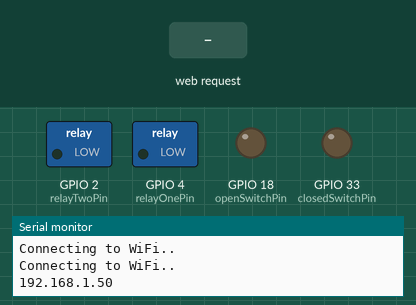
Simulated run of this sketch. Board: ESP32. Shown: switched loads named in the sketch (green lamp = pin HIGH), output pins drawn as LEDs (lit = HIGH), the last lines printed to the serial monitor. Inputs (shaded band) come from the test bench. WiFi joins after 1.5 s; servers stay silent unless stated; EEPROM starts erased.

Above: at 3.2 s.
3.3 s: HTTP request GET / received
At 9.3 s:
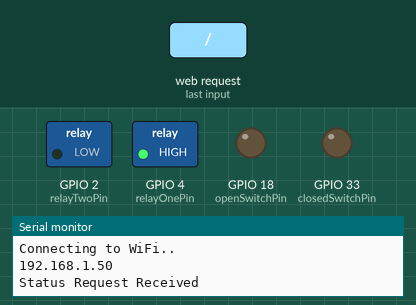
Timing chart, 0 to 10.8 s (numbered marks = the images above; inputs shaded):
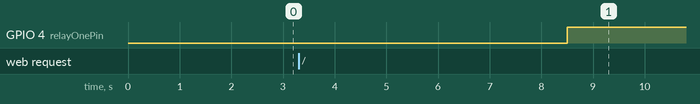

The sketch:

BasicControl.ino
```cpp
#include "WiFi.h"
#include "ESPAsyncWebServer.h"
#include <EEPROM.h>
#include "AsyncJson.h"

// Quick Config
const char* ssid = "BullFamilyWifi";
const char* password = "blessedtobless";
const int closedSwitchPin = 33;
const int openSwitchPin = 18;
const int relayOnePin = 4;
const int relayTwoPin = 2;
//const int statusLedPin = 13;

//Global Variables
unsigned long motorTimeout = 8500;
bool error;

// Create AsyncWebServer object on port 80
AsyncWebServer server(80);

//Functions
void errorOccured() {
  //To be called when an error is detected. Will permenantly disable device until reset signal recieved.
  error = true;
  EEPROM.write(2, 1);
}
void resetError() {
  //Resets Error
  error = false;
  EEPROM.write(2, 0);
}


//Declare Classes
class Button {
  bool _pressed;
  int _pin;
  public:
    Button(int pin) : _pin(pin) {
      pinMode(_pin, OUTPUT);
      digitalWrite(_pin, LOW);
    };
    bool pressed() {
      if (digitalRead(_pin) == HIGH) {
        _pressed = true;
      } else {
        _pressed = false;
      }
      return _pressed;
    }
};

class Motor {
  int _relayPinOne;
  int _relayPinTwo;
  Button _closeSwitch;
  Button _openSwitch;
  bool _running;
  bool _opening;
  bool _open;
  unsigned long _startTime;

  public:
    Motor(int relayOne, int relayTwo, Button closeSwitch, Button openSwitch) : _relayPinOne(relayOne), _relayPinTwo(relayTwo), _closeSwitch(closeSwitch), _openSwitch(openSwitch), _running(false), _opening(false), _startTime(0) {
      pinMode(_relayPinOne, OUTPUT);
      pinMode(_relayPinTwo, OUTPUT);
      digitalWrite(_relayPinOne, HIGH);
      digitalWrite(_relayPinTwo, HIGH);
      //Check if vane is open or closed on initalisation, if not sure then run open command until fully open.
      if (_closeSwitch.pressed() == true) {
        _open = false;
      }
      if (_openSwitch.pressed() == true) {
        _open = true;
      }
      if (_openSwitch.pressed() == false && _closeSwitch.pressed() == false) {
        _open = false;
        openShutter();
      }

    };
    void closeShutter() {
      if (!_open) return;
      if (error) return;
      _startTime = millis();
      _running = true;
      _opening = false;
      digitalWrite(_relayPinOne, HIGH);
      digitalWrite(_relayPinTwo, LOW);
    };

    void openShutter() {
      if (_open) return;
      if (error) return;
      _startTime = millis();
      _running = true;
      _opening = true;
      digitalWrite(_relayPinOne, LOW);
      digitalWrite(_relayPinTwo, HIGH);
    };

    void msCheck(unsigned long currentTime) {
      if (_running) { //Check motor is running
        if (_opening) { //Check if motor if opening or closing, and act accordingly.
          if (_openSwitch.pressed() == true || currentTime - _startTime >= motorTimeout) {
            _open = true;
            _running = false;
            digitalWrite(_relayPinOne, HIGH);
            digitalWrite(_relayPinTwo, HIGH);
          };
          if (currentTime - _startTime >= motorTimeout) {
            errorOccured();
          };
        } else {
          if (_closeSwitch.pressed() == true || currentTime - _startTime >= motorTimeout) {
            _open = false;
            _running = false;
            digitalWrite(_relayPinOne, HIGH);
            digitalWrite(_relayPinTwo, HIGH);
          };
          if (currentTime - _startTime >= motorTimeout) {
            errorOccured();
          };
        };
      };
    };
    bool getStatus() {
      return _open;
    }
};

class Led {
  int _pin;
  bool _on;

  public:
    Led(int pin) : _pin(pin), _on(false) {
      pinMode(_pin, OUTPUT);
      digitalWrite(_pin, LOW);
    };
    void off() {
      _on = false;
      digitalWrite(_pin, LOW);
    };
    void on() {
      _on = true;
      digitalWrite(_pin, HIGH);
    };
    void toggle() {
      if (_on) {
        off();
      } else {
        on();
      }
    };
    bool isOn() {
      return _on;
    };
};

//Instantiate Things
Button switchOne(closedSwitchPin);
Button switchTwo(openSwitchPin);
Motor mainMotor(relayOnePin, relayTwoPin, switchOne, switchTwo);
//Led statusLed(statusLedPin);

void setup(){
  // Serial port for debugging purposes
  Serial.begin(115200);
  //Load Error Status on startup.
  if (EEPROM.read(2) == 1) {
    errorOccured();
  };

  // Connect to Wi-Fi
  WiFi.begin(ssid, password);
  while (WiFi.status() != WL_CONNECTED) {
    delay(1000);
    Serial.println("Connecting to WiFi..");
  }

  // Print ESP32 Local IP Address
  Serial.println(WiFi.localIP());
  // Gets the status page
  server.on("/", HTTP_GET, [](AsyncWebServerRequest *request){
    Serial.println("Status Request Received");
    request->send(200, "application/json", "{\"shutterOpen\":\"" + String(mainMotor.getStatus()) + "\", \"errorStatus\":\"" + String(error) + "\"}");
  });

  // Route to open shutter
  server.on("/open", HTTP_POST, [](AsyncWebServerRequest *request){
    mainMotor.openShutter();
    request->send(200, "application/json", "{\"shutterOpen\":\"" + String(mainMotor.getStatus()) + "\", \"errorStatus\":\"" + String(error) + "\"}");
  });

  // Route to close shutter
  server.on("/close", HTTP_POST, [](AsyncWebServerRequest *request){
    mainMotor.closeShutter();
    request->send(200, "application/json", "{\"shutterOpen\":\"" + String(mainMotor.getStatus()) + "\", \"errorStatus\":\"" + String(error) + "\"}");
  });

  //Route to reset the shutter from an Error
   server.on("/reset", HTTP_POST, [](AsyncWebServerRequest *request){
    resetError();
    request->send(200, "application/json", "{\"shutterOpen\":\"" + String(mainMotor.getStatus()) + "\", \"errorStatus\":\"" + String(error) + "\"}");
  });

  // Start server
  server.begin();
}

void loop(){
  mainMotor.msCheck(millis());
  delay(250);
}
```
